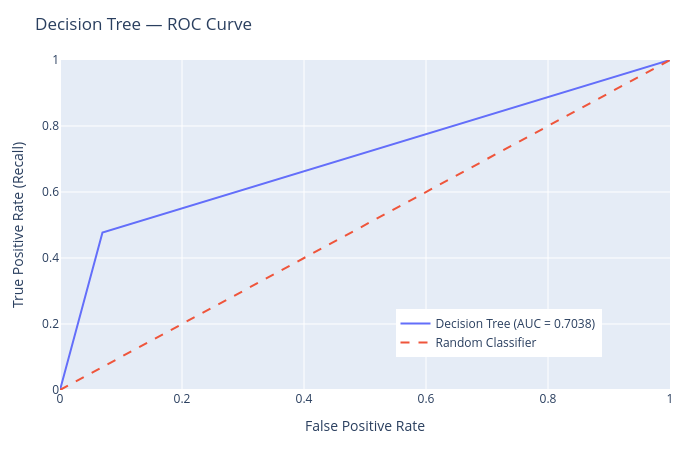

The notebook cell saved with this chart:
### Code cell
from sklearn.metrics import roc_curve

# Calculate ROC curve values
tree_fpr, tree_tpr, tree_thresholds = roc_curve(
    y_test,
    y_prob_tree
)

# Create interactive ROC curve
fig = go.Figure()

fig.add_trace(
    go.Scatter(
        x=tree_fpr,
        y=tree_tpr,
        mode="lines",
        name=f"Decision Tree (AUC = {tree_roc_auc:.4f})",
        hovertemplate=(
            "False Positive Rate: %{x:.4f}<br>"
            "True Positive Rate: %{y:.4f}"
            "<extra></extra>"
        )
    )
)

# Random classifier reference line
fig.add_trace(
    go.Scatter(
        x=[0, 1],
        y=[0, 1],
        mode="lines",
        name="Random Classifier",
        line=dict(dash="dash")
    )
)

fig.update_layout(
    title="Decision Tree — ROC Curve",
    xaxis_title="False Positive Rate",
    yaxis_title="True Positive Rate (Recall)",
    xaxis=dict(range=[0, 1]),
    yaxis=dict(range=[0, 1]),
    width=700,
    height=450,
    margin=dict(l=60, r=30, t=60, b=60),
    legend=dict(
        x=0.55,
        y=0.10
    )
)

fig.show()

print(f"Decision Tree ROC-AUC: {tree_roc_auc:.4f}")

### Figure 1 — Plotly figure (JSON) as saved in the notebook; plotly's stock layout.template omitted (floating-point values rounded to 4 significant figures)
{"data": [{"hovertemplate": "False Positive Rate: %{x:.4f}<br>True Positive Rate: %{y:.4f}<extra></extra>", "mode": "lines", "name": "Decision Tree (AUC = 0.7038)", "type": "scatter", "x": [0, 0.06963, 1], "y": [0, 0.4773, 1]}, {"line": {"dash": "dash"}, "mode": "lines", "name": "Random Classifier", "type": "scatter", "x": [0, 1], "y": [0, 1]}], "layout": {"height": 450, "legend": {"x": 0.55, "y": 0.1}, "margin": {"b": 60, "l": 60, "r": 30, "t": 60}, "title": {"text": "Decision Tree — ROC Curve"}, "width": 700, "xaxis": {"range": [0, 1], "title": {"text": "False Positive Rate"}}, "yaxis": {"range": [0, 1], "title": {"text": "True Positive Rate (Recall)"}}}}
